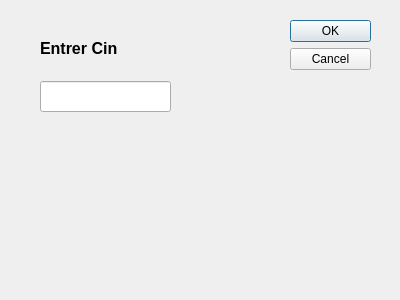
<?xml version="1.0" encoding="UTF-8"?>
<ui version="4.0">
 <class>supprimer</class>
 <widget class="QDialog" name="supprimer">
  <property name="geometry">
   <rect>
    <x>0</x>
    <y>0</y>
    <width>400</width>
    <height>300</height>
   </rect>
  </property>
  <property name="windowTitle">
   <string>Dialog</string>
  </property>
  <widget class="QDialogButtonBox" name="buttonBox">
   <property name="geometry">
    <rect>
     <x>290</x>
     <y>20</y>
     <width>81</width>
     <height>241</height>
    </rect>
   </property>
   <property name="orientation">
    <enum>Qt::Vertical</enum>
   </property>
   <property name="standardButtons">
    <set>QDialogButtonBox::Cancel|QDialogButtonBox::Ok</set>
   </property>
  </widget>
  <widget class="QLabel" name="label">
   <property name="geometry">
    <rect>
     <x>40</x>
     <y>40</y>
     <width>121</width>
     <height>16</height>
    </rect>
   </property>
   <property name="font">
    <font>
     <pointsize>12</pointsize>
     <weight>75</weight>
     <bold>true</bold>
    </font>
   </property>
   <property name="text">
    <string>Entrer Cin</string>
   </property>
  </widget>
  <widget class="QLineEdit" name="lineEdit_cin">
   <property name="geometry">
    <rect>
     <x>40</x>
     <y>81</y>
     <width>131</width>
     <height>31</height>
    </rect>
   </property>
  </widget>
 </widget>
 <resources/>
 <connections>
  <connection>
   <sender>buttonBox</sender>
   <signal>accepted()</signal>
   <receiver>supprimer</receiver>
   <slot>accept()</slot>
   <hints>
    <hint type="sourcelabel">
     <x>248</x>
     <y>254</y>
    </hint>
    <hint type="destinationlabel">
     <x>157</x>
     <y>274</y>
    </hint>
   </hints>
  </connection>
  <connection>
   <sender>buttonBox</sender>
   <signal>rejected()</signal>
   <receiver>supprimer</receiver>
   <slot>reject()</slot>
   <hints>
    <hint type="sourcelabel">
     <x>316</x>
     <y>260</y>
    </hint>
    <hint type="destinationlabel">
     <x>286</x>
     <y>274</y>
    </hint>
   </hints>
  </connection>
 </connections>
</ui>
